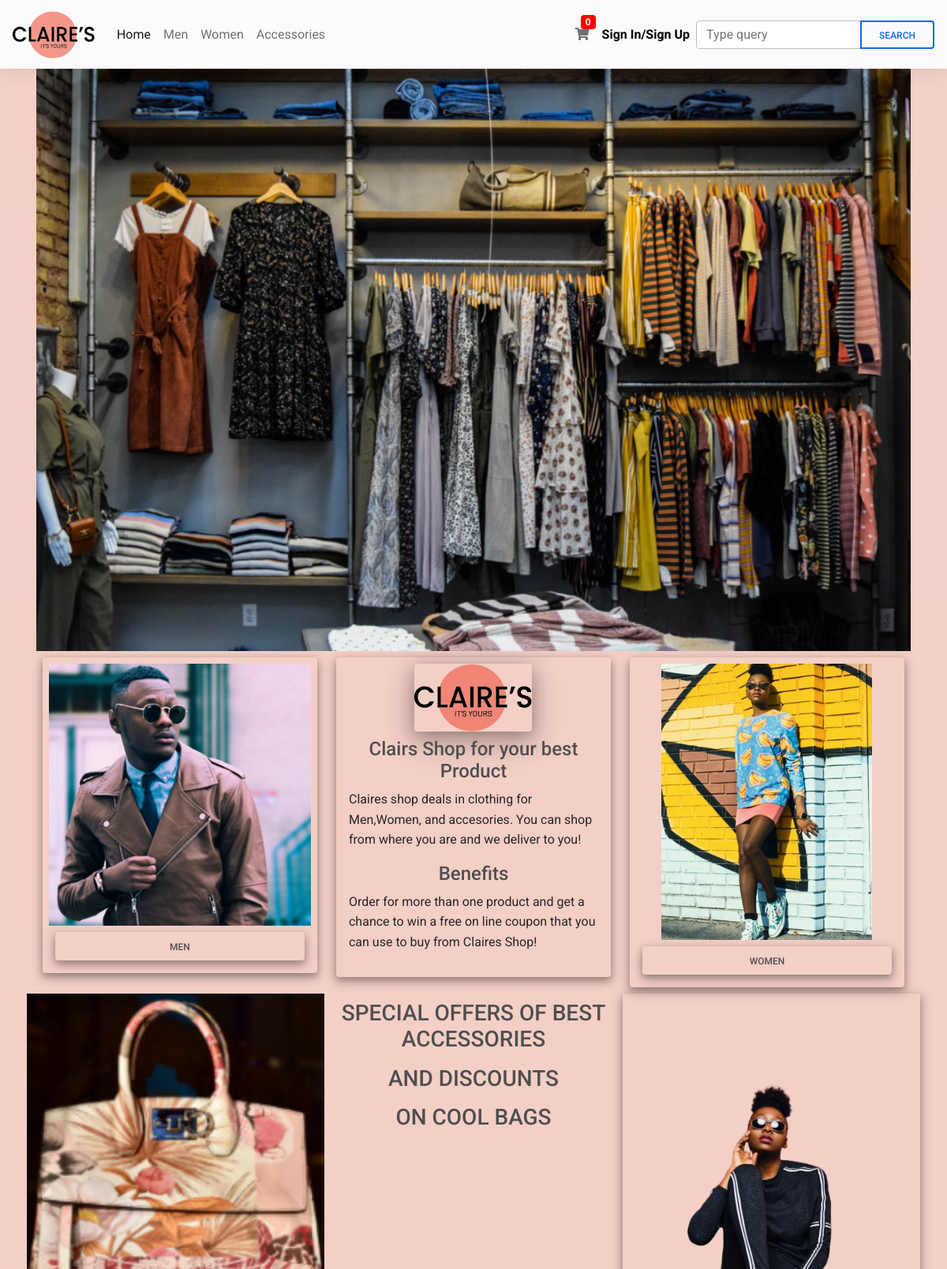
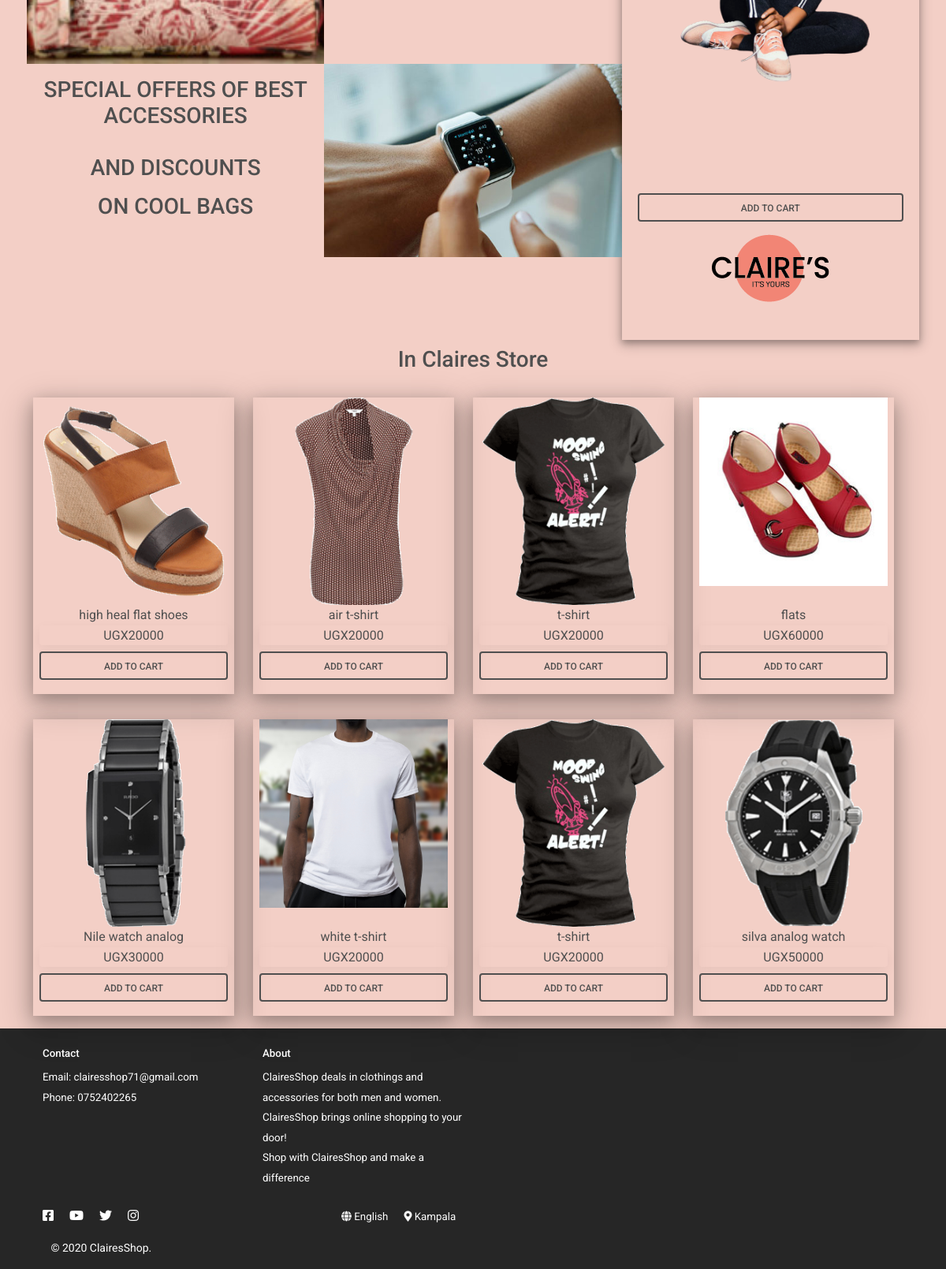
The page / on the database its author committed (2 pictures, top to bottom).
### core/models.py (models this page shows, shortened)
class Product(models.Model):
    productname = models.CharField(max_length=255)
    type_category_id = models.ForeignKey(
        Type_category, on_delete=models.CASCADE)
    category_id = models.ForeignKey(Category, on_delete=models.CASCADE)
    size = models.CharField(max_length=500)
    colors = models.CharField(max_length=500)
    product_description = models.TextField()
    price = models.CharField(max_length=255)
    quantit = models.CharField(max_length=255)
    discount = models.CharField(max_length=255, default=0)
    ranking = models.CharField(max_length=255, blank=True)
    picture = models.ImageField(upload_to='images')

### core/views.py (the view)
# urls.py: path('', nav_bar_home, name='home'),
def nav_bar_home(request):
    nav_query = Category.objects.select_related('type_id').all()
    product_pk = Product.objects.values_list('pk', flat=True)
    random_pk = random.choice(product_pk)
    accessories = Product.objects.all().select_related().filter(
        category_id=1).order_by('?')[:1]
    women_show = Product.objects.all().select_related().filter(
        type_category_id=2)[:1]
    all_products = Product.objects.all().order_by('?')[:8]
    f_object = Product.objects.filter(pk=random_pk)
    results = nav_query.filter(type_id='1')
    results2 = nav_query.filter(type_id='2')
    results3 = nav_query.filter(type_id='3')
    context = {'queryset': results, 'queryset2': results2,
               'queryset3': results3, 'banner': f_object,
               'accessories': accessories, 'womenshow': women_show,
               'all_products': all_products
               }
    return render(request, "home.html", context)

### templates/home.html (shortened to what this page needs)
{% extends 'base.html' %} {% load static %} {% block heading %}
<div class="container">
  <div id="" class="carousel slide rounded img_container" data-ride="carousel">
    <div class="carousel-inner">
      <div class="carousel-item active">
        <img src="{% static '/img/hanged2.jpg' %}" class="w-100" alt="..." />
      </div>
    </div>
  </div>
</div>
<div class="container">
  <div class="row p-2">
    <div class="col-lg-4">
      <div class="shadow-2-strong p-lg-2 rounded img_container">
        <img
          src="{% static '/img/men3.jpg' %}"
          alt=""
          srcset=""
          class="img_container blocker1"
        />
        <div class="p-2">
          <a href="{% url 'men' %}" class="btn btn-block shadow-2-strong"
            >Men</a
          >
        </div>
      </div>
    </div>
    <div class="col-lg-4" id="themidle">
      <div class="shadow-2-strong p-2 rounded">
        <div class="d-flex justify-content-center">
          <img
            src="{% static '/img/claireslogo.png' %}"
            alt=""
            srcset=""
            class="img_container shadow-5-strong rounded"
          />
        </div>
        <div class="p-2">
          <h4 class="text-center">Clairs Shop for your best Product</h4>
          <p class="text-dark">
            Claires shop deals in clothing for Men,Women, and accesories. You
            can shop from where you are and we deliver to you!
          </p>
          <h4 class="text-center">Benefits</h4>
          <p class="text-dark">
            Order for more than one product and get a chance to win a free on
            line coupon that you can use to buy from Claires Shop!
          </p>
        </div>
      </div>
    </div>
    <div class="col-lg-4 text-center">
      <div class="shadow-2-strong p-2 rounded">
        <img
          src="{% static '/img/woman11.jpg' %}"
          alt=""
          srcset=""
          class="img_container"
        />
        <div class="p-2 blocker">
          <a href="{% url 'women' %}" class="btn btn-block shadow-2-strong"
            >Women</a
          >
        </div>
      </div>
    </div>
  </div>
</div>
<div class="container">
  <div class="row">
    <div class="col-lg-8">
      <div class="row" id="insde1">
        <div class="col-lg-6 m-0 p-0">
          <img
            src="{% static '/img/dbag5.jpg' %}"
            alt=""
            srcset=""
            class="w-100"
          />
        </div>
        <div class="col-lg-6 m-0 p-0">
          <div class="text-center m-2">
            <h3 class="">SPECIAL OFFERS OF BEST ACCESSORIES</h3>
          </div>
          <div class="text-center py-2">
            <h3 class="">AND DISCOUNTS</h3>
          </div>
          <div class="text-center">
            <h3 class="">ON COOL BAGS</h3>
          </div>
        </div>
      </div>
      <div class="row">
        <div class="col m-0 p-0">
          <div class="text-center py-3">
            <h3 class="">SPECIAL OFFERS OF BEST ACCESSORIES</h3>
          </div>
          <div class="text-center py-2">
            <h3 class="">AND DISCOUNTS</h3>
          </div>
          <div class="text-center">
            <h3 class="">ON COOL BAGS</h3>
          </div>
        </div>
        <div class="col m-0 p-0">
          <img
            src="{% static '/img/p2.jpg' %}"
            alt=""
            srcset=""
            class="w-100"
          />
        </div>
      </div>
    </div>
    <div class="col-lg-4 shadow-2-strong py-5">
      {% for womenshow in womenshow %}
      <img src="{{ womenshow.picture.url }}" alt="" srcset="" class="w-100" />
      <div class="d-flex justify-content-center p-2">
        <a
          href="#"
          id="ok_btn"
          class="btn btn-block btn-outline-information my-2 my-cart-btn"
          data-id="{{ womenshow.pk }}"
          data-name="{{ womenshow.productname }}"
          data-summary="summary {{ womenshow.productname }}"
          data-price="{{womenshow.price}}"
          data-quantity="1"
          data-image="{{ womenshow.picture.url }}"
          >Add to cart</a
        >
      </div>
      {% endfor %}
      <div class="d-flex justify-content-center">
        <img
          src="{% static '/img/claireslogo.png' %}"
          alt=""
          srcset=""
          class="h-90"
        />
      </div>
    </div>
  </div>
</div>
<div class="container">
  <div class="row">
    <div class="col d-flex justify-content-center py-2">
      <h3>In Claires Store</h3>
    </div>
    {% for a in all_products|slice:"2" %}
    <div class="row p-lg-2 p-md-0">
      {% for allproducts in all_products|slice:"4" %}
      <div class="col-lg-3 col-md-6 py-lg-2">
        <div class="px-2 shadow-5-strong w-auto h-100">
          <div class="singlebox">
            <a href="{% url 'single' allproducts.pk  %}"
              ><img
                src="{{ allproducts.picture.url }}"
                alt=""
                srcset=""
                class="fitter"
            /></a>
          </div>
          <div id="name" class="d-flex justify-content-center rounded">
            {{allproducts.productname }}
          </div>
          <div
            id="price"
            class="shadow-2 d-flex justify-content-center rounded"
          >
            <span class="pill pill-primary">UGX</span> {{allproducts.price}}
          </div>
          <div id="preview" class="d-flex justify-content-center rounded">
            <a
              href="#"
              id="ok_btn"
              class="btn btn-block btn-outline-information my-2 my-cart-btn"
              data-id="{{ allproducts.pk }}"
              data-name="{{ allproducts.productname }}"
              data-summary="summary {{ allproducts.productname }}"
              data-price="{{allproducts.price}}"
              data-quantity="1"
              data-image="{{ allproducts.picture.url }}"
              >Add to cart</a
            >
          </div>
        </div>
      </div>
      {% endfor %}
    </div>
    {% endfor %}
  </div>
</div>
{% endblock heading %}

### static/css/mystyle.css (style rules this page uses)
body { height: auto; }
.img_container { max-width: 100%; max-height: 100%; }
.blocker { display: block; }
.blocker1 { overflow: hidden; }
.singlebox { height: 70%; width: auto; }
.fitter { max-width: 100%; max-height: 100%; margin: auto; display: block; }
.Roboto_bold { font-family: "Roboto", sans-serif; }

### rows shown on the page
Product: picture (picture)
Product: picture (picture), productname "flats", price "60000"
Product: picture (picture), productname "high heal flat shoes", price "20000"
Product: picture (picture), productname "air t-shirt", price "20000"
Product: picture (picture), productname "t-shirt", price "20000"
Product: picture (picture), productname "Nile watch analog", price "30000"
Product: picture (picture), productname "white t-shirt", price "20000"
Product: picture (picture), productname "silva analog watch", price "50000"
